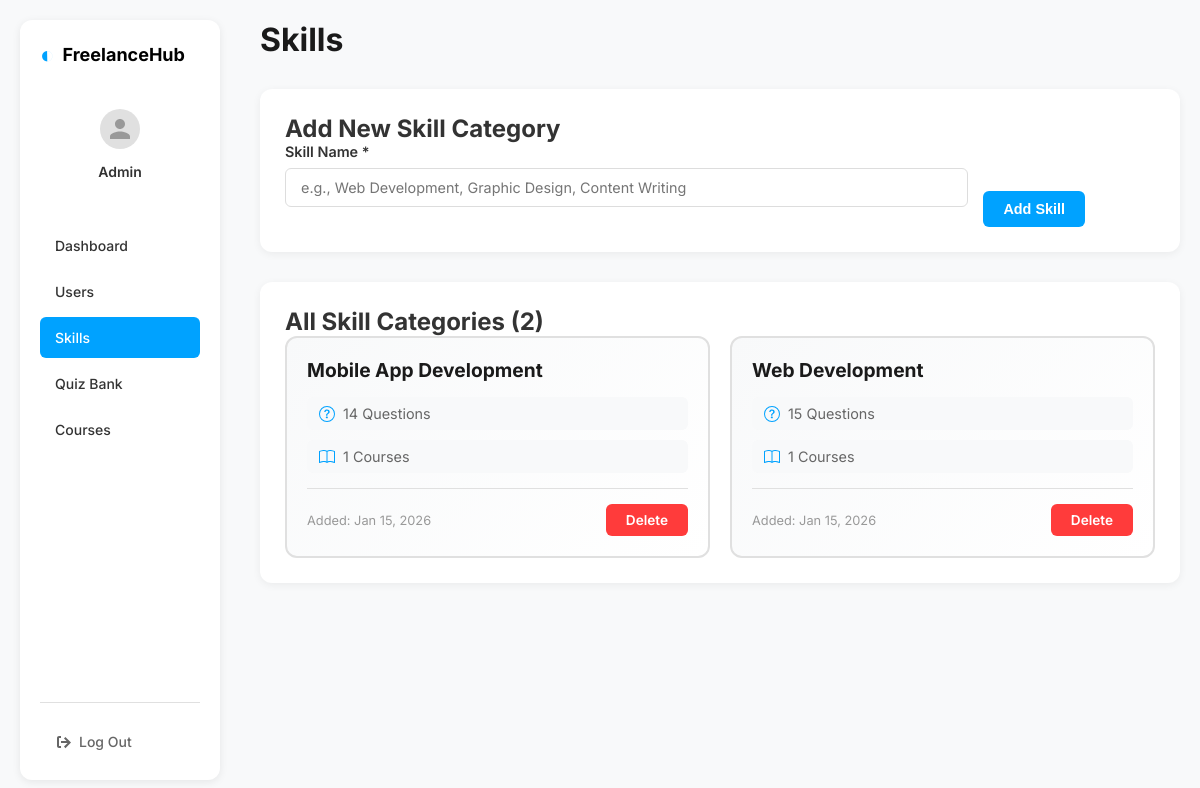
Screenshot of /admin/dashboard.php?page=skills (signed in) with the database file from the repository.
### tables this page shows
CREATE TABLE `skill_categories` (
  `skill_id` int(11) NOT NULL,
  `skill_name` varchar(100) NOT NULL,
  `created_at` timestamp NOT NULL DEFAULT current_timestamp()
);

### admin/pages/skills.php (the view, shortened to what this page needs)
<?php
$skills_query = $conn->query("
    SELECT
        s.skill_id,
        s.skill_name,
        s.created_at,
        COUNT(DISTINCT q.question_id) as question_count,
        COUNT(DISTINCT sc.course_id) as course_count
    FROM skill_categories s
    LEFT JOIN questions q ON s.skill_id = q.skill_id
    LEFT JOIN skill_courses sc ON s.skill_id = sc.skill_id
    GROUP BY s.skill_id
    ORDER BY s.skill_name ASC
");
$total_skills = $skills_query->num_rows;
?>
<div class="skills-section">
    <div class="section-header">
        <h2>Add New Skill Category</h2>
    </div>
    <form action="actions/add_skill.php" method="POST" class="skill-form">
        <div class="form-row-inline">
            <div class="form-group" style="flex: 1;">
                <label for="skill_name">Skill Name *</label>
                <input type="text" name="skill_name" id="skill_name" required
                    placeholder="e.g., Web Development, Graphic Design, Content Writing">
            </div>
            <button type="submit" class="btn-primary" style="align-self: flex-end;">Add Skill</button>
        </div>
    </form>
</div>
<div class="skills-section">
    <div class="section-header">
        <h2>All Skill Categories (<?= $total_skills ?>)</h2>
    </div>
    <?php if ($skills_query && $skills_query->num_rows > 0): ?>
        <div class="skills-grid">
            <?php
            $skills_query->data_seek(0);
            while ($skill = $skills_query->fetch_assoc()):
            ?>
                <div class="skill-card">
                    <div class="skill-header">
                        <h3 class="skill-name"><?= htmlspecialchars($skill['skill_name']) ?></h3>
                    </div>
                    <div class="skill-stats">
                        <div class="skill-stat-item">
                            <span><?= $skill['question_count'] ?> Questions</span>
                        </div>
                        <div class="skill-stat-item">
                            <span><?= $skill['course_count'] ?> Courses</span>
                        </div>
                    </div>
                    <div class="skill-footer">
                        <span class="skill-date">Added: <?= date('M d, Y', strtotime($skill['created_at'])) ?></span>
                        <a href="actions/delete_skill.php?id=<?= $skill['skill_id'] ?>"
                           class="btn-danger btn-small"
                           onclick="return confirm('Are you sure you want to delete this skill? This will also delete all related questions and course associations.')">
                            Delete
                        </a>
                    </div>
                </div>
            <?php endwhile; ?>
        </div>
    <?php endif; ?>
</div>

### admin/css/admin.css (style rules this page uses)
* { margin: 0; padding: 0; box-sizing: border-box; }
body { font-family: 'Inter', Arial, sans-serif; background-color: #f8f9fa; color: #333; }
.btn-primary { background-color: #00a2ff; color: #fff; padding: 10px 20px; border: none; border-radius: 6px; font-size: 0.9rem; font-weight: 600; cursor: pointer; text-decoration: none; display: inline-block; transition: all 0.2s ease; }
.btn-danger { background-color: #ff3b3b; color: #fff; padding: 8px 20px; border: none; border-radius: 6px; font-size: 0.85rem; font-weight: 600; cursor: pointer; text-decoration: none; display: inline-block; transition: all 0.2s ease; }
.form-group { margin-bottom: 20px; }
.form-group label { display: block; margin-bottom: 8px; font-weight: 600; color: #333; font-size: 0.9rem; }
.form-group input, .form-group select, .form-group textarea { width: 100%; padding: 10px 15px; border: 1px solid #ddd; border-radius: 6px; font-size: 0.9rem; font-family: 'Inter', Arial, sans-serif; transition: border-color 0.2s ease; }

### admin/css/skills.css (style rules this page uses)
.skills-section { background: #fff; padding: 25px; border-radius: 12px; box-shadow: 0 2px 8px rgba(0, 0, 0, 0.06); margin-bottom: 30px; }
.skill-form { max-width: 800px; }
.form-row-inline { display: flex; gap: 15px; align-items: flex-end; }
.skills-grid { display: grid; grid-template-columns: repeat(auto-fill, minmax(280px, 1fr)); gap: 20px; }
.skill-card { background: linear-gradient(135deg, #f8f9fa 0%, #ffffff 100%); border: 2px solid #e0e0e0; border-radius: 12px; padding: 20px; transition: all 0.3s ease; display: flex; flex-direction: column; }
.skill-header { margin-bottom: 15px; }
.skill-name { font-size: 1.2rem; font-weight: 700; color: #1a1a1a; margin: 0; word-break: break-word; }
.skill-stats { display: flex; flex-direction: column; gap: 10px; margin-bottom: 15px; flex: 1; }
.skill-stat-item { display: flex; align-items: center; gap: 8px; padding: 8px 12px; background: #f8f9fa; border-radius: 6px; font-size: 0.9rem; color: #666; }
.skill-stat-item svg { color: #00a2ff; flex-shrink: 0; }
.skill-footer { display: flex; justify-content: space-between; align-items: center; padding-top: 15px; border-top: 1px solid #e0e0e0; margin-top: auto; }
.skill-date { font-size: 0.8rem; color: #999; }

### rows the page displays
skill_categories: skill_name "Mobile App Development", question_count "14", course_count "1", created_at "Jan 15, 2026"
skill_categories: skill_name "Web Development", question_count "15", course_count "1", created_at "Jan 15, 2026"

### other values shown
$label "Dashboard"
$label "Users"
$label "Skills"
$label "Quiz Bank"
$label "Courses"
$pageTitle "Skills"
$total_skills "2"
